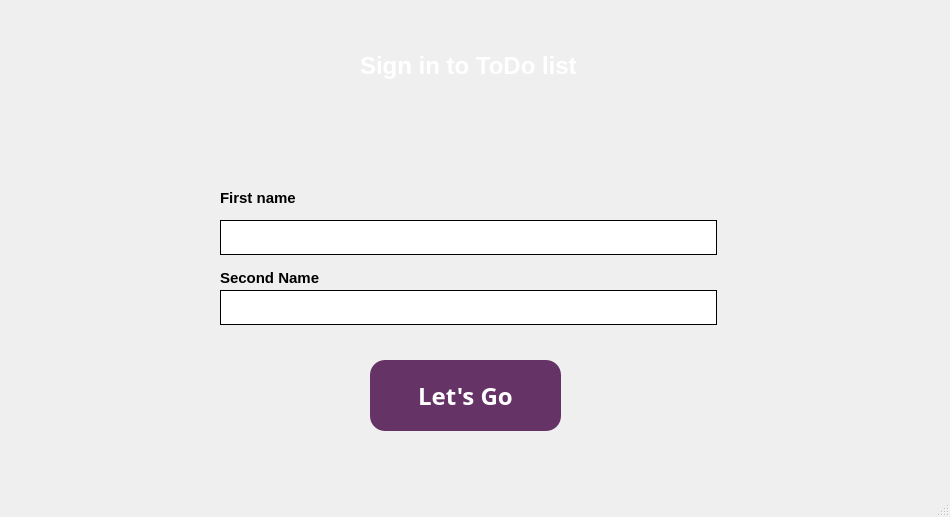
<?xml version="1.0" encoding="UTF-8"?>
<ui version="4.0">
 <class>MainWindow</class>
 <widget class="QMainWindow" name="MainWindow">
  <property name="geometry">
   <rect>
    <x>0</x>
    <y>0</y>
    <width>950</width>
    <height>517</height>
   </rect>
  </property>
  <property name="windowTitle">
   <string>MainWindow</string>
  </property>
  <property name="styleSheet">
  </property>
  <widget class="QWidget" name="centralwidget">
   <property name="styleSheet">
    <string notr="true">QPushButton {
	border-radius: 15px;
	background: #337AB7;
	}
QTextEdit {
	background: none;
	border: 1px solid black;
	font-size: 21px;
	font-weight: 502;
	}
QTLineEdit {
	background: none;
	border: 1px solid black;
	font-size: 21px;
	font-weight: 502;
	}</string>
   </property>
   <widget class="QLabel" name="Firstnamelab">
    <property name="geometry">
     <rect>
      <x>220</x>
      <y>190</y>
      <width>151</width>
      <height>16</height>
     </rect>
    </property>
    <property name="styleSheet">
     <string notr="true">background: none;
font-size: 15px;
font-weight:bold;</string>
    </property>
    <property name="text">
     <string>First name</string>
    </property>
   </widget>
   <widget class="QLabel" name="Secondnamelab">
    <property name="geometry">
     <rect>
      <x>220</x>
      <y>270</y>
      <width>151</width>
      <height>16</height>
     </rect>
    </property>
    <property name="styleSheet">
     <string notr="true">background: none;
font-size: 15px;
font-weight:bold;</string>
    </property>
    <property name="text">
     <string>Second Name</string>
    </property>
   </widget>
   <widget class="QLabel" name="Signin">
    <property name="geometry">
     <rect>
      <x>360</x>
      <y>40</y>
      <width>231</width>
      <height>51</height>
     </rect>
    </property>
    <property name="styleSheet">
     <string notr="true">background: none;
font-size: 24px;
font-weight: bold;
color: #FFF;
mix-blend-mod:multiply;
display: inline-block;</string>
    </property>
    <property name="text">
     <string>Sign in to ToDo list</string>
    </property>
   </widget>
   <widget class="QPushButton" name="Letsgobutton">
    <property name="geometry">
     <rect>
      <x>370</x>
      <y>360</y>
      <width>191</width>
      <height>71</height>
     </rect>
    </property>
    <property name="styleSheet">
     <string notr="true">QPushButton{
	background-color:#663366;
	color: white;
	font-size: 24px;
	font-weight:bold;
	font-family:Copperplate Gothic Bold, sans-serif;
	}
QPushButton:hover{
	background-color: #663385;
	color: #aaa;
	font-size: 24px;
	font-weight:bold;
	font-family:Copperplate Gothic Bold, sans-serif;
	}
QPushButton:pressed {
	background-color: #663350;
	color: white;
	font-size: 24px;
	font-weight:bold;
	font-family:Copperplate Gothic Bold, sans-serif;
	}</string>
    </property>
    <property name="text">
     <string>Let's Go</string>
    </property>
   </widget>
   <widget class="QLabel" name="label">
    <property name="geometry">
     <rect>
      <x>0</x>
      <y>0</y>
      <width>951</width>
      <height>491</height>
     </rect>
    </property>
    <property name="text">
     <string/>
    </property>
    <property name="pixmap">
     <pixmap>../../Documents/AProg/gitlab/ToDo/src/Welcome_Window1/icons/wall.png</pixmap>
    </property>
   </widget>
   <widget class="QLineEdit" name="InputFirst">
    <property name="geometry">
     <rect>
      <x>220</x>
      <y>220</y>
      <width>497</width>
      <height>35</height>
     </rect>
    </property>
    <property name="styleSheet">
     <string notr="true">background: none;
border: 1px solid black;
border: 1px solid black;
font-size: 21px;
font-weight: 502;</string>
    </property>
   </widget>
   <widget class="QLineEdit" name="InputSecond">
    <property name="geometry">
     <rect>
      <x>220</x>
      <y>290</y>
      <width>497</width>
      <height>35</height>
     </rect>
    </property>
    <property name="styleSheet">
     <string notr="true">background: none;
border: 1px solid black;
border: 1px solid black;
font-size: 21px;
font-weight: 502;</string>
    </property>
   </widget>
   <zorder>label</zorder>
   <zorder>Firstnamelab</zorder>
   <zorder>Secondnamelab</zorder>
   <zorder>Signin</zorder>
   <zorder>Letsgobutton</zorder>
   <zorder>InputFirst</zorder>
   <zorder>InputSecond</zorder>
  </widget>
  <widget class="QMenuBar" name="menubar">
   <property name="geometry">
    <rect>
     <x>0</x>
     <y>0</y>
     <width>950</width>
     <height>21</height>
    </rect>
   </property>
  </widget>
  <widget class="QStatusBar" name="statusbar"/>
 </widget>
 <resources/>
 <connections/>
</ui>
